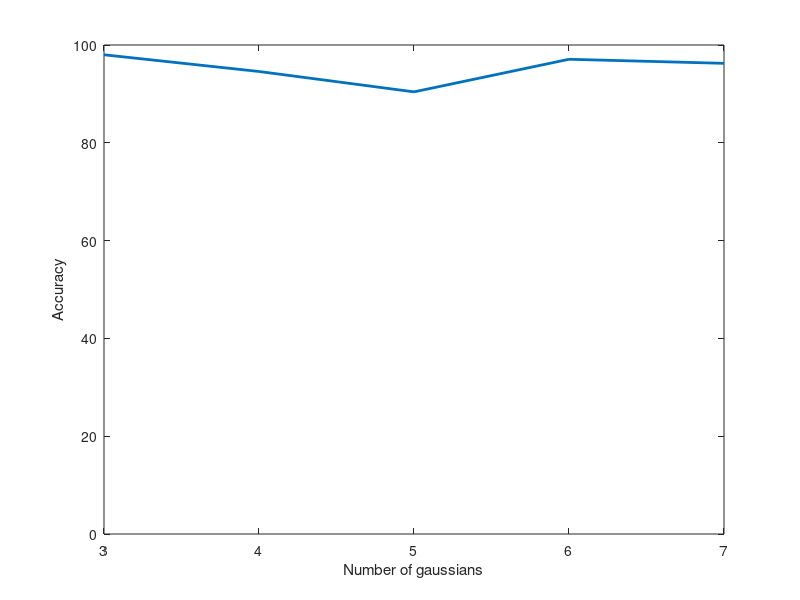

MATLAB code to generate this figure: (Note: this script raises an error after producing the figure.)
clc
clear all
close all
x= [ 3 4 5 6 7 ]
y=[98 94.583 90.4167 97.0833 96.25];
plot(x,y,'LineWidth',2);
xlabel('Number of gaussians');
ylabel('Accuracy');
axis([3 7 0 100]);
screen2jpeg('DTW_accuracy.png');